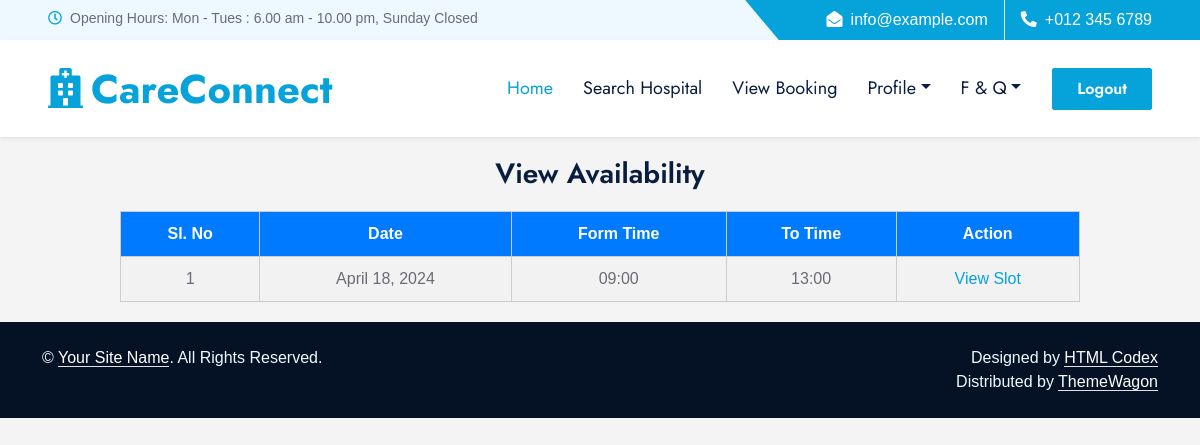
Page /wuser/viewAvailable/3 on the committed database.
### Consultancy/models.py (models this page shows)
class  tbl_available(models.Model):
   available_date=models.DateField(max_length=50)
   available_formtime=models.CharField(max_length=50)
   available_totime=models.CharField(max_length=50)
   Doctor=models.ForeignKey(tbl_doctor,on_delete=models.CASCADE,null=True)

### User/views.py (the view)
# urls.py: path('viewAvailable/<int:docid>',views.viewavailable,name="ViewAvailable"),
def viewavailable(request,docid):
    docObj=tbl_doctor.objects.get(id=docid)
    aObj=tbl_available.objects.filter(Doctor = docObj)
    return render(request,"User/Viewavailable.html",{'data':aObj})

### User/Templates/User/Viewavailable.html (shortened to what this page needs)
{% extends 'User/Head.html' %}
{% load static %}
{% block content %}
<!DOCTYPE html>
<html lang="en">
<head>
</head>
<body>
    <h3>View Availability</h3>
    <form action="" method="post">
        <table>
            <tr>
                <th>Sl. No</th>
                <th>Date</th>
                <th>Form Time</th>
                <th>To Time</th>
                <th>Action</th>
            </tr>
            {% for i in data %}
            <tr>
                <td>{{ forloop.counter }}</td>
                <td>{{ i.available_date }}</td>
                <td>{{ i.available_formtime }}</td>
                <td>{{ i.available_totime }}</td>
                <td>
                    <a href="{% url 'webuser:viewslot' i.id %}">View Slot</a>
                </td>
            </tr>
            {% endfor %}
        </table>
    </form>
</body>
</html>
{% endblock content %}

### Guest/static/Hospital/css/style.css (style rules this page uses)
:root { --primary: #06A3DA; --secondary: #F57E57; --light: #EEF9FF; --dark: #091E3E; }
h3, h4, .font-weight-semi-bold { font-weight: 600 !important; }

### User/Templates/User/Viewavailable.html (style rules this page uses)
body { font-family: Arial, sans-serif; background-color: #f4f4f4; margin: 0; padding: 0; }
h3 { text-align: center; margin-top: 20px; }
table { width: 80%; margin: 20px auto; border-collapse: collapse; border: 1px solid #ccc; }
th, td { padding: 10px; text-align: center; border: 1px solid #ccc; }
th { background-color: #007bff; color: #fff; }
tr:nth-child(even) { background-color: #f2f2f2; }

### rows in the picture
tbl_available: available_date "April 18, 2024", available_formtime "09:00", available_totime "13:00"
